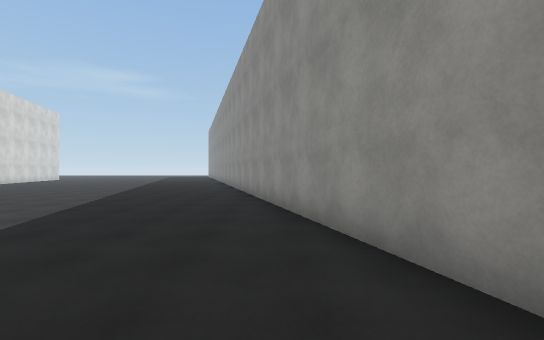
[1] (above)

20 first-person views from a walk through a 3-D level made in the Unity game engine. The camera is 1.5 m above the floor, looks level and sees 85° across. The floor is counted in squares, 2 m on a side. Each view is taken from the middle of a square. On the plan, view 1 faces up. The plan holds only what a view shows up to about 10 squares ahead; the rest is blank. The place goes on beyond the plan. The player is left out. Surface patterns are stand-ins for the level's own textures.

[2]
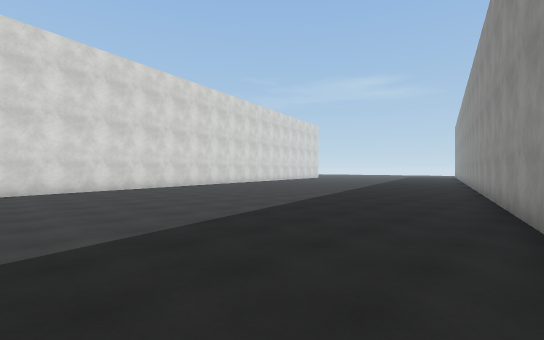

[3]
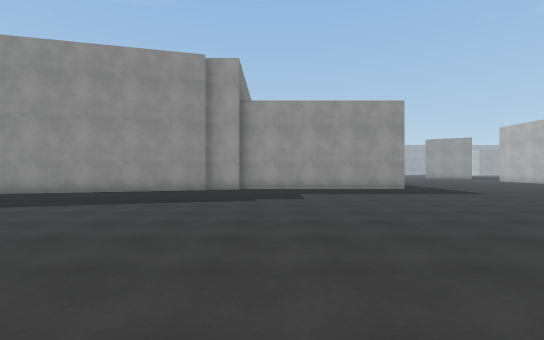

[4]
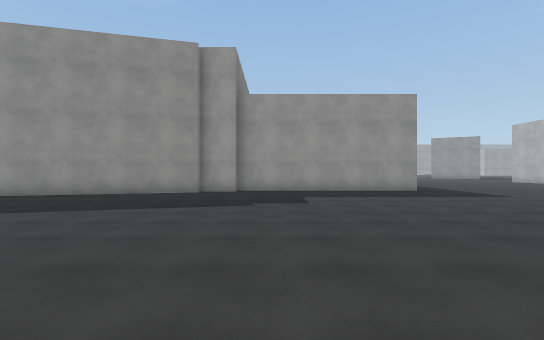

[5]
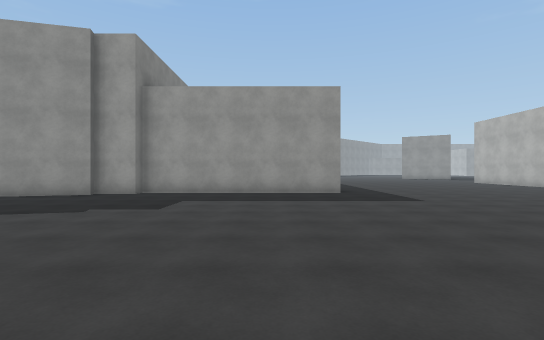

[6]
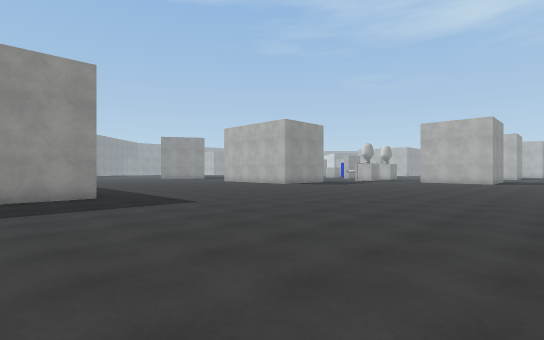

[7]
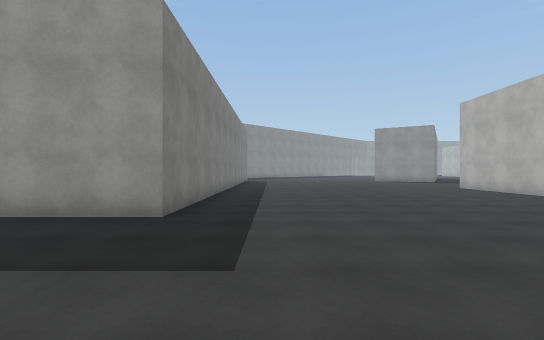

[8]
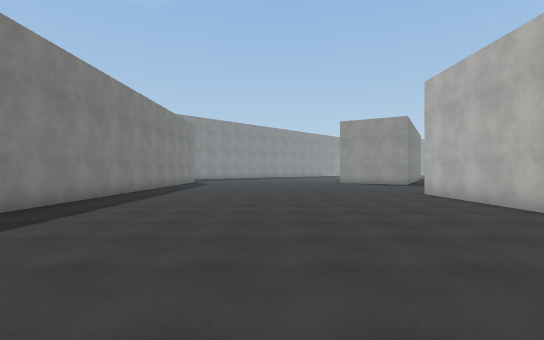

[9]
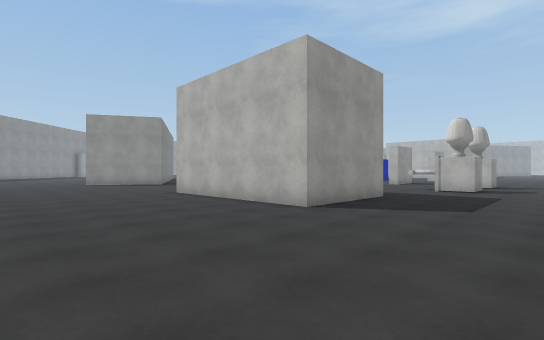

[10]
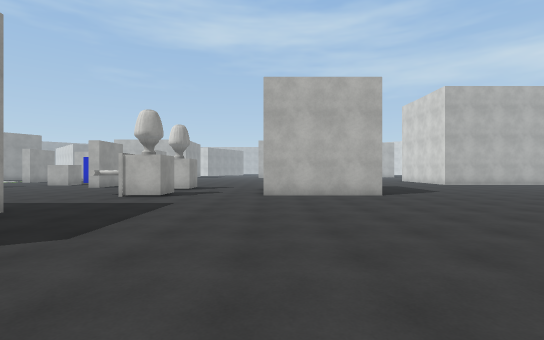

[11]
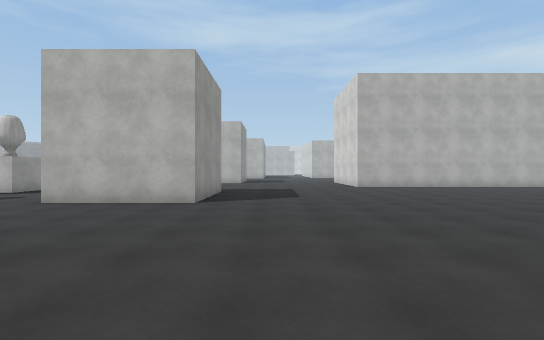

[12]
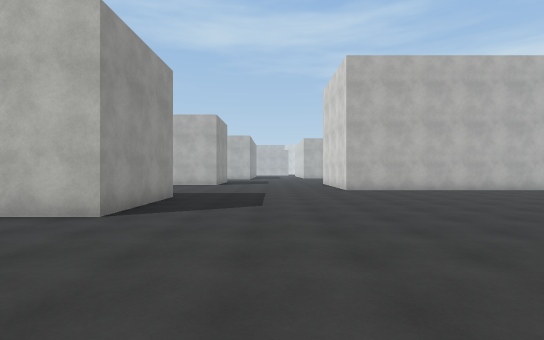

[13]
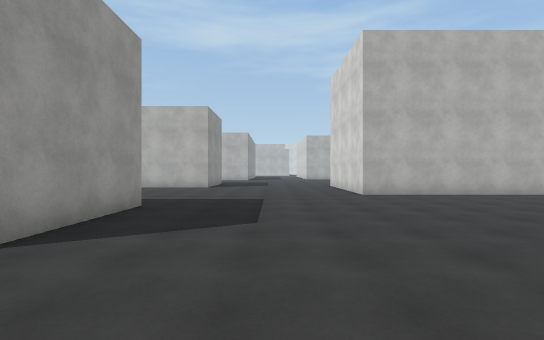

[14]
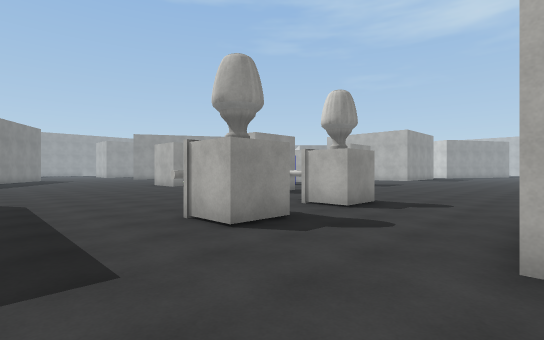

[15]
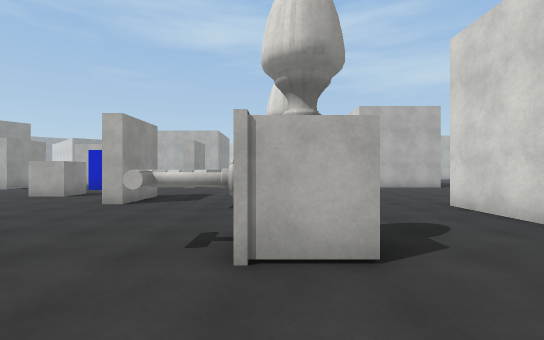

[16]
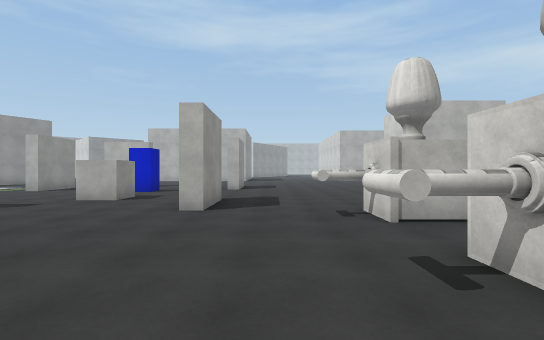

[17]
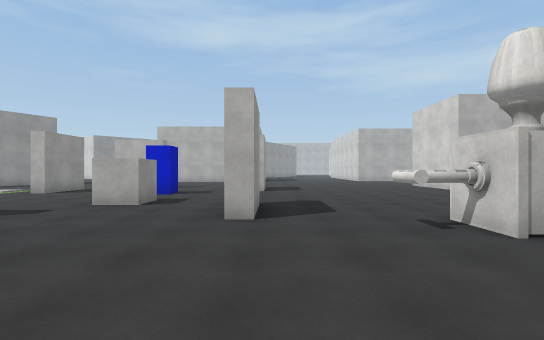

[18]
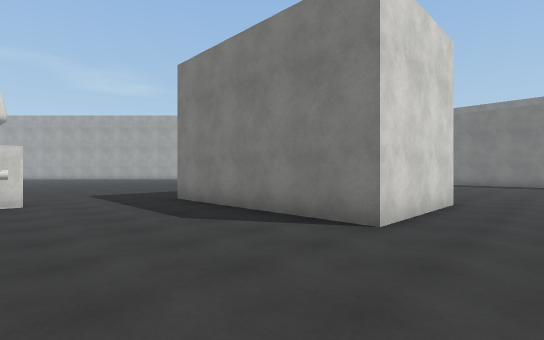

[19]
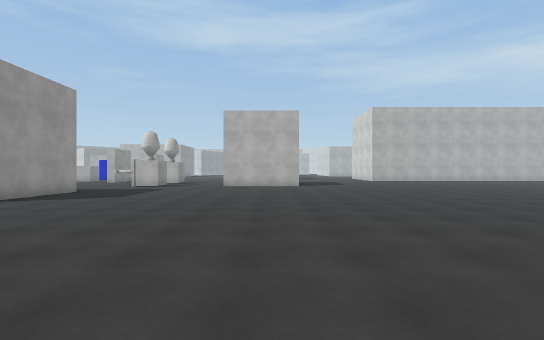

[20]
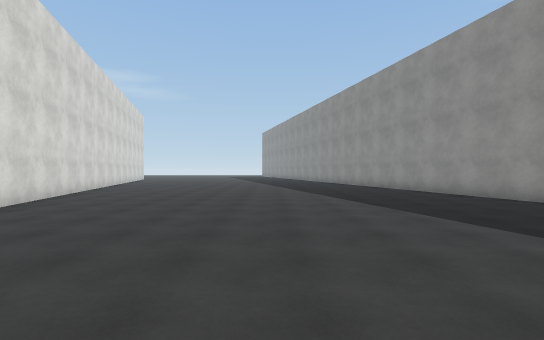

### Floor plan
Points are (right, up) in squares from view 1. A wall is a line through its corners. A room is listed if a view was taken in it or the views show most of it. See-through windows are left out.
Room 1 (views 1, 2, 3, 4, 5, 6, 7, 8, 9, 10, 11, 12, 13, 14, 15, 16, 17, 18, 19, 20)
walls: (4.7, -17.8) (10.3, -17.8) (10.3, -21.2) (4.7, -21.2) (4.7, -17.8); (0.2, -26) (0.2, -28.2); (-3.3, -28.2) (-3.3, -24.8) (0.2, -24.8); (11, -8.3) (2.7, -8.3) (2.7, -1.8) (2.2, -1.8) (2.2, -0.4); (1.9, -0.6) (-1, 10.4); (7.3, -30.5) (7.3, -28.5) (7.8, -28.5); (-14.2, -31) (-8.8, -31) (-8.8, -32); (-10.6, 1.6) (-10, -0.5); (-12.5, 9) (-11.4, 4.9)
objects: other object (3, -28) to (5, -27); other object (3, -25) to (5, -25); blue block (10, -34) to (11, -33); cube (10, -31) to (11, -31)

Where each view was taken, in squares from view 1:
view 1: 0 up, 0 right, facing up
view 2: 1 down, 1 right, facing up-left
view 3: 3 down, 9 left, facing right
view 4: 3 down, 8 left, facing right
view 5: 6 down, 7 left, facing right
view 6: 6 down, 6 left, facing down-right
view 7: 10 down, 2 left, facing right
view 8: 13 down, 1 right, facing right
view 9: 13 down, 1 right, facing down-right
view 10: 16 down, 0 right, facing down
view 11: 18 down, 5 left, facing down
view 12: 20 down, 6 left, facing down
view 13: 22 down, 6 left, facing down
view 14: 22 down, 0 right, facing down-right
view 15: 22 down, 4 right, facing down
view 16: 23 down, 6 right, facing down
view 17: 24 down, 7 right, facing down
view 18: 25 down, 12 right, facing up-left
view 19: 11 down, 2 left, facing down
view 20: 1 down, 6 left, facing up
